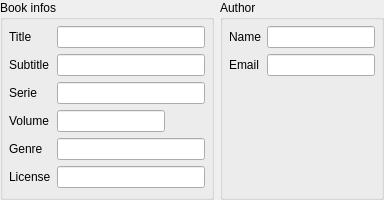
          <widget class="QWidget" name="lytTabOverview">
           <attribute name="title">
            <string>General</string>
           </attribute>
           <layout class="QVBoxLayout" name="verticalLayout_23">
            <property name="leftMargin">
             <number>0</number>
            </property>
            <property name="topMargin">
             <number>0</number>
            </property>
            <property name="rightMargin">
             <number>0</number>
            </property>
            <property name="bottomMargin">
             <number>0</number>
            </property>
            <item>
             <layout class="QHBoxLayout" name="horizontalLayout_26">
              <item>
               <widget class="QGroupBox" name="grpBookInfos">
                <property name="title">
                 <string>Book infos</string>
                </property>
                <layout class="QFormLayout" name="formLayout_3">
                 <property name="leftMargin">
                  <number>6</number>
                 </property>
                 <property name="topMargin">
                  <number>6</number>
                 </property>
                 <property name="rightMargin">
                  <number>6</number>
                 </property>
                 <item row="0" column="0">
                  <widget class="QLabel" name="label_10">
                   <property name="text">
                    <string>Title</string>
                   </property>
                  </widget>
                 </item>
                 <item row="0" column="1">
                  <widget class="lineEditView" name="txtGeneralTitle"/>
                 </item>
                 <item row="1" column="0">
                  <widget class="QLabel" name="label_11">
                   <property name="text">
                    <string>Subtitle</string>
                   </property>
                  </widget>
                 </item>
                 <item row="1" column="1">
                  <widget class="lineEditView" name="txtGeneralSubtitle"/>
                 </item>
                 <item row="2" column="0">
                  <widget class="QLabel" name="label_12">
                   <property name="text">
                    <string>Serie</string>
                   </property>
                  </widget>
                 </item>
                 <item row="2" column="1">
                  <widget class="lineEditView" name="txtGeneralSerie"/>
                 </item>
                 <item row="3" column="0">
                  <widget class="QLabel" name="label_13">
                   <property name="text">
                    <string>Volume</string>
                   </property>
                  </widget>
                 </item>
                 <item row="3" column="1">
                  <layout class="QHBoxLayout" name="horizontalLayout_25">
                   <item>
                    <widget class="lineEditView" name="txtGeneralVolume"/>
                   </item>
                   <item>
                    <spacer name="horizontalSpacer_6">
                     <property name="orientation">
                      <enum>Qt::Horizontal</enum>
                     </property>
                     <property name="sizeHint" stdset="0">
                      <size>
                       <width>40</width>
                       <height>20</height>
                      </size>
                     </property>
                    </spacer>
                   </item>
                  </layout>
                 </item>
                 <item row="4" column="0">
                  <widget class="QLabel" name="label_14">
                   <property name="text">
                    <string>Genre</string>
                   </property>
                  </widget>
                 </item>
                 <item row="4" column="1">
                  <widget class="lineEditView" name="txtGeneralGenre"/>
                 </item>
                 <item row="5" column="0">
                  <widget class="QLabel" name="label_16">
                   <property name="text">
                    <string>License</string>
                   </property>
                  </widget>
                 </item>
                 <item row="5" column="1">
                  <widget class="lineEditView" name="txtGeneralLicense"/>
                 </item>
                </layout>
               </widget>
              </item>
              <item>
               <widget class="QGroupBox" name="grpAuthor">
                <property name="title">
                 <string>Author</string>
                </property>
                <layout class="QFormLayout" name="formLayout_4">
                 <property name="fieldGrowthPolicy">
                  <enum>QFormLayout::ExpandingFieldsGrow</enum>
                 </property>
                 <property name="leftMargin">
                  <number>6</number>
                 </property>
                 <property name="topMargin">
                  <number>6</number>
                 </property>
                 <property name="rightMargin">
                  <number>6</number>
                 </property>
                 <item row="0" column="0">
                  <widget class="QLabel" name="label_15">
                   <property name="text">
                    <string>Name</string>
                   </property>
                  </widget>
                 </item>
                 <item row="0" column="1">
                  <widget class="lineEditView" name="txtGeneralAuthor"/>
                 </item>
                 <item row="1" column="0">
                  <widget class="QLabel" name="label_19">
                   <property name="text">
                    <string>Email</string>
                   </property>
                  </widget>
                 </item>
                 <item row="1" column="1">
                  <widget class="lineEditView" name="txtGeneralEmail"/>
                 </item>
                </layout>
               </widget>
              </item>
             </layout>
            </item>
           </layout>
          </widget>
